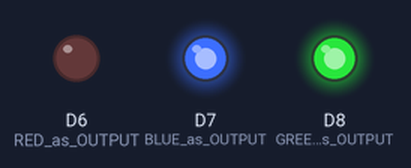
The sketch below on a simulated ESP8266 (NodeMCU). On the bench: output pins drawn as LEDs (lit = HIGH).

Above: at 0.5 s.
At 1.5 s:
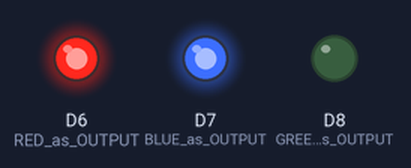
At 2.5 s:
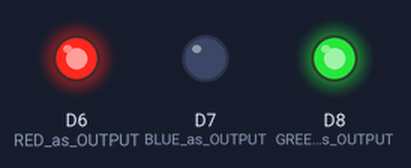
At 4.0 s:
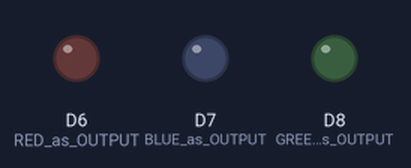
Timing chart, 0 to 6.5 s (numbered marks = the images above):
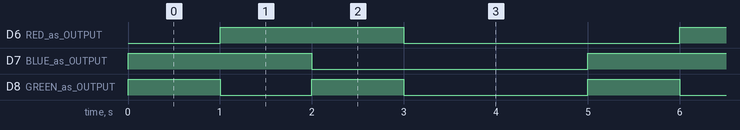

The sketch:

LED_Tester.ino
```cpp
/*
  Blink for TemperatUHR
  Demo Code to proof the LEDs as working.
  Written by Paul Goldschmidt, 2022-08-27.
*/

// the setup function runs once when you press reset or power the board
void setup() {
  pinMode(D6, OUTPUT); // RED as OUTPUT
  pinMode(D7, OUTPUT); // BLUE as OUTPUT
  pinMode(D8, OUTPUT); // GREEN as OUTPUT
  digitalWrite(D6, HIGH);   // turn all LED off (HIGH is the voltage level, LEDs turn on when logic level turns LOW)
  digitalWrite(D7, HIGH);
  digitalWrite(D8, HIGH);
}

// the loop function runs over and over again forever
void loop() {
  digitalWrite(D6, LOW);    // turn the red LED on by making the voltage LOW
  delay(1000);              // wait for a second
  digitalWrite(D6, HIGH);   // turn all LED off (HIGH is the voltage level, LEDs turn on when logic level turns LOW)
  digitalWrite(D8, LOW);    // turn the green LED on by making the voltage LOW
  delay(1000);              // wait for a second
  digitalWrite(D8, HIGH);
  digitalWrite(D7, LOW);    // turn the blue LED on by making the voltage LOW
  delay(1000);              // wait for a second
  digitalWrite(D7, HIGH);
  digitalWrite(D6, LOW);   // turn all LEDs on
  digitalWrite(D7, LOW);
  digitalWrite(D8, LOW);
  delay(2000);
  digitalWrite(D6, HIGH);   // turn all LEDs off (HIGH is the voltage level, LEDs turn on when logic level turns LOW)
  digitalWrite(D7, HIGH);
  digitalWrite(D8, HIGH);
}
```

Measured:
- by itself, D6 (RED_as_OUTPUT), D7 (BLUE_as_OUTPUT): alternates HIGH for 2.0 s and LOW for 3.0 s
- by itself, D8 (GREEN_as_OUTPUT): repeats every 5.0 s: HIGH 1.0 s, LOW 2.0 s, HIGH 1.0 s, LOW 1.0 s
- by itself, everything shown: repeats every 5.0 s, in 5 steps
